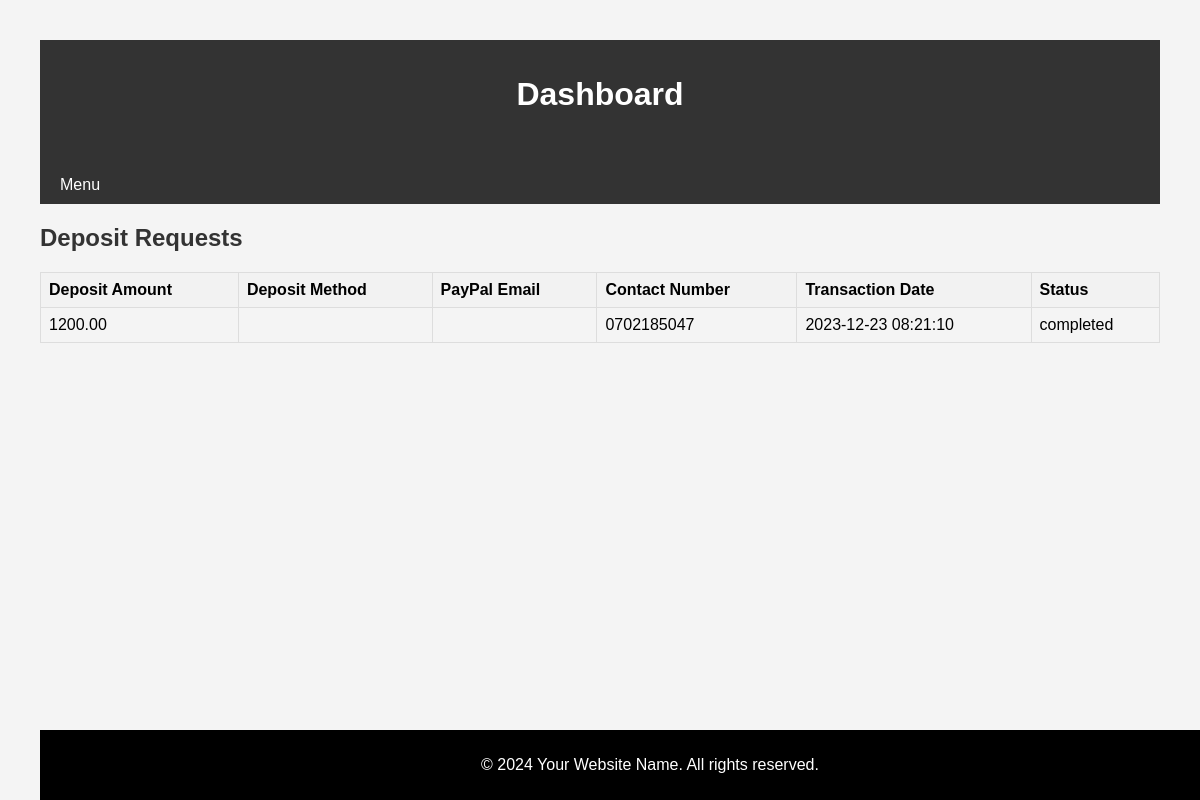
Page /dashboard/deposit_history.php (signed in) on the committed database.
### tables this page shows
CREATE TABLE `transactions` (
  `transaction_id` int(11) NOT NULL,
  `user_id` int(11) DEFAULT NULL,
  `amount` decimal(10,2) NOT NULL,
  `transaction_type` enum('deposit','withdraw','profit') NOT NULL,
  `transaction_date` timestamp NOT NULL DEFAULT current_timestamp(),
  `status` varchar(255) DEFAULT 'active',
  `withdrawal_method` varchar(255) DEFAULT NULL,
  `paypal_email` varchar(255) DEFAULT NULL,
  `contact_number` varchar(255) DEFAULT NULL,
  `plan_id` int(11) DEFAULT NULL,
  `deposit_method` varchar(255) DEFAULT NULL,
  `ResultCode` varchar(500) NOT NULL,
  `CheckoutRequestID` varchar(500) NOT NULL,
  `MpesaReceiptNumber` varchar(500) NOT NULL
);

### htdocs/dashboard/deposit_history.php (the view, shortened to what this page needs)
<?php
include('../db_connection.php');
include('header.php');
?>
<?php
$user_id = $_SESSION['user_id'];
$sql = "SELECT amount, deposit_method, paypal_email, contact_number, transaction_date, status
        FROM transactions
        WHERE user_id = ? AND transaction_type = 'deposit'";
$stmt = $conn->prepare($sql);
$stmt->bind_param("i", $user_id);
$stmt->execute();
$result = $stmt->get_result();
?>
<!DOCTYPE html>
<html lang="en">
<head>
</head>
<body>
    <?php
    if ($result->num_rows > 0) {
        echo "<h2>Deposit Requests</h2>";
        echo "<table>
                <tr>
                    <th>Deposit Amount</th>
                    <th>Deposit Method</th>
                    <th>PayPal Email</th>
                    <th>Contact Number</th>
                    <th>Transaction Date</th>
                    <th>Status</th>
                </tr>";
        while ($row = $result->fetch_assoc()) {
            echo "<tr>
                    <td>{$row['amount']}</td>
                    <td>{$row['deposit_method']}</td>
                    <td>{$row['paypal_email']}</td>
                    <td>{$row['contact_number']}</td>
                    <td>{$row['transaction_date']}</td>
                    <td>{$row['status']}</td>
                </tr>";
        }
        echo "</table>";
    } else {
        echo "<p>No deposit requests found for the logged-in user.</p>";
    }
    ?>
</body>
</html>
<?php
include('footer.php');
?>

### htdocs/dashboard/header.php (style rules this page uses)
body { font-family: 'Arial', sans-serif; margin: 0; padding: 0; background-color: #f4f4f4; }

### htdocs/dashboard/deposit_history.php (style rules this page uses)
body { font-family: 'Arial', sans-serif; margin: 20px; padding: 20px; background-color: #f4f4f4; }
h2 { color: #333; }
table { width: 100%; border-collapse: collapse; margin-top: 20px; }
th, td { border: 1px solid #ddd; padding: 8px; text-align: left; }
th { background-color: #f2f2f2; }

### rows in the picture
transactions: amount "1200.00", contact_number "0702185047", transaction_date "2023-12-23 08:21:10", status "completed"
